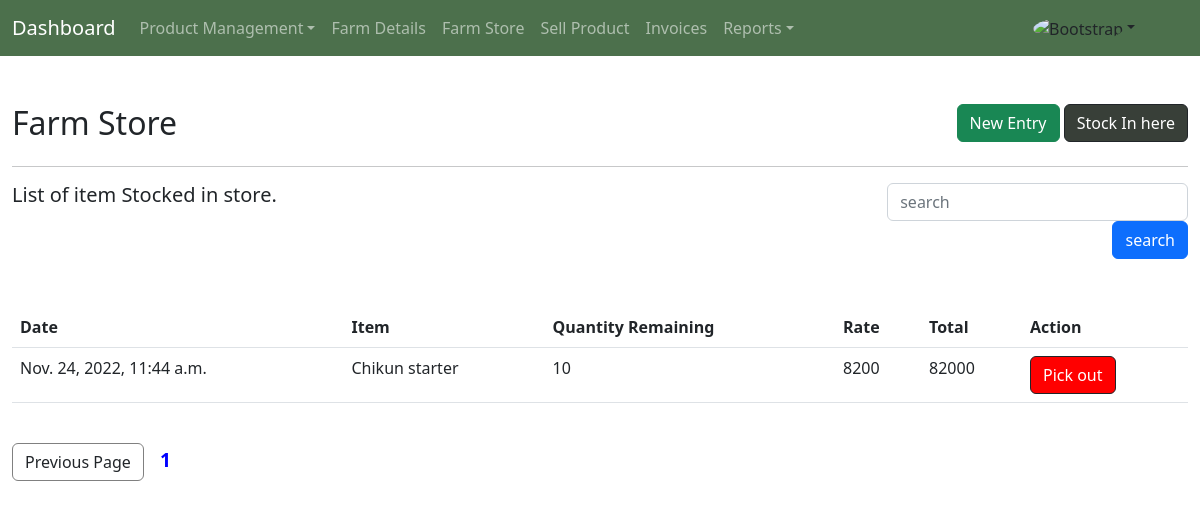
Page /store on the earlier database version.
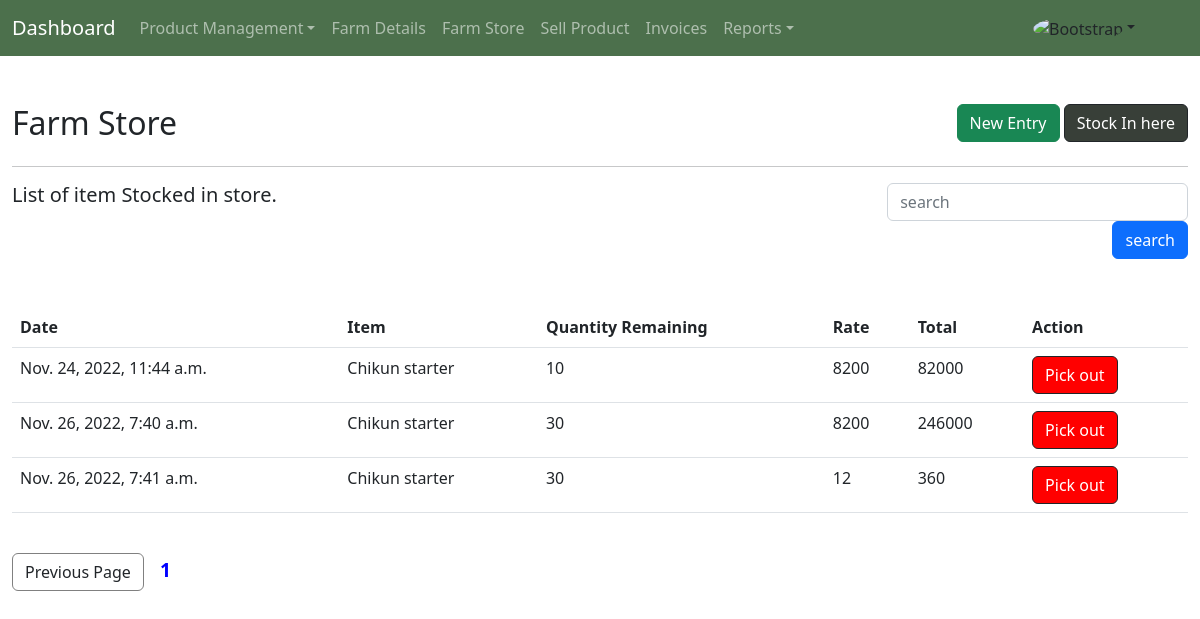
Same page on the later database version.
### main/models.py (models this page shows, shortened)
class Store(models.Model):
    date = models.DateTimeField(auto_now_add=True)
    item = models.ForeignKey(Item, on_delete=models.CASCADE)
    quantity = models.PositiveIntegerField()
    rate = models.PositiveIntegerField()
    def total(self):
        return self.quantity * self.rate

class Item(models.Model):
    name = models.CharField(max_length=30)
    description = models.CharField(max_length=100)

### main/views.py (the view)
# urls.py: path('store', views.StoreView.as_view(), name='store'),
class StoreView(ListView):
    model = Store
    template_name = 'store.html'
    paginate_by = 6
    context_object_name = 'stock'

### main/template/store.html (shortened to what this page needs)
{% extends 'base.html' %} {% load static %}  {%block content %}
<div class="container-fluid pt-5">
  <div class="row">
    <div class="col-md-4"><h2>Farm Store</h2></div>
    <div class="col-md-4"></div>
    <div class="col-md-4" style="text-align: right">
      <a
        href=""
        class="btn btn-success"
        type="button"
        data-bs-toggle="modal"
        data-bs-target="#NewItem"
        >New Entry</a
      >
      <a
        href="/store/item/restock"
        class="btn btn-dark"
        style="background-color: rgb(56, 63, 56)"
        >Stock In here</a
      >
    </div>
  </div>
  <hr />
  <div class="row">
    <div class="col-md-4"><h5>List of item Stocked in store.</h5></div>
    <div class="col-md-4"></div>
    <div class="col-md-4" style="text-align: right">
      <form action="" method="get">
        <input
          type="text"
          name="search"
          id="search"
          placeholder="search"
          class="form-control"
          style="display: inline-block; width: 80%"
        />
        <button class="btn btn-primary">search</button>
      </form>
    </div>
    <div class="pt-5 container">
      <table class="table">
        <tr>
          <th>Date</th>
          <th>Item</th>
          <th>Quantity Remaining</th>
          <th>Rate</th>
          <th>Total</th>
          <th>Action</th>
        </tr>
        {% for item in stock %}
        <tr>
          <td>{{item.date}}</td>
          <td>{{item.item.name}}</td>
          <td>{{item.quantity}}</td>
          <td>{{item.rate}}</td>
          <td>{{item.total}}</td>
          <td>
            <a
              href="/store/item/pickout/{{item.id}}"
              class="btn btn-dark"
              style="background: red"
              >Pick out</a
            >
          </td>
        </tr>
        {% endfor %}
      </table>
    </div>
    <section class="pt-4">
      <div class="pagination">
        <span class="step-links">
          {% if page_obj.has_previous %}
          <a
            href="?page={{ page_obj.previous_page_number }}"
            class="btn"
            style="border: 1px solid grey; margin: 0px"
            >Previous Page</a
          >
          {% else %}
          <a href="" class="btn" style="border: 1px solid grey; margin: 0px"
            >Previous Page</a
          >
          {% endif %}
          <span
            class="current"
            style="
              color: blue;
              font-weight: bold;
              padding: 7px 12px;
              font-size: larger;
            "
          >
            {{ page_obj.number }}
          </span>
        </span>
      </div>
    </section>
  </div>
</div>
{% endblock %}

Differences in the rows shown:
added Store: date "Nov. 26, 2022, 7:40 a.m.", item.name "Chikun starter", quantity "30", rate "8200", total "246000"
added Store: date "Nov. 26, 2022, 7:41 a.m.", item.name "Chikun starter", quantity "30", rate "12", total "360"
